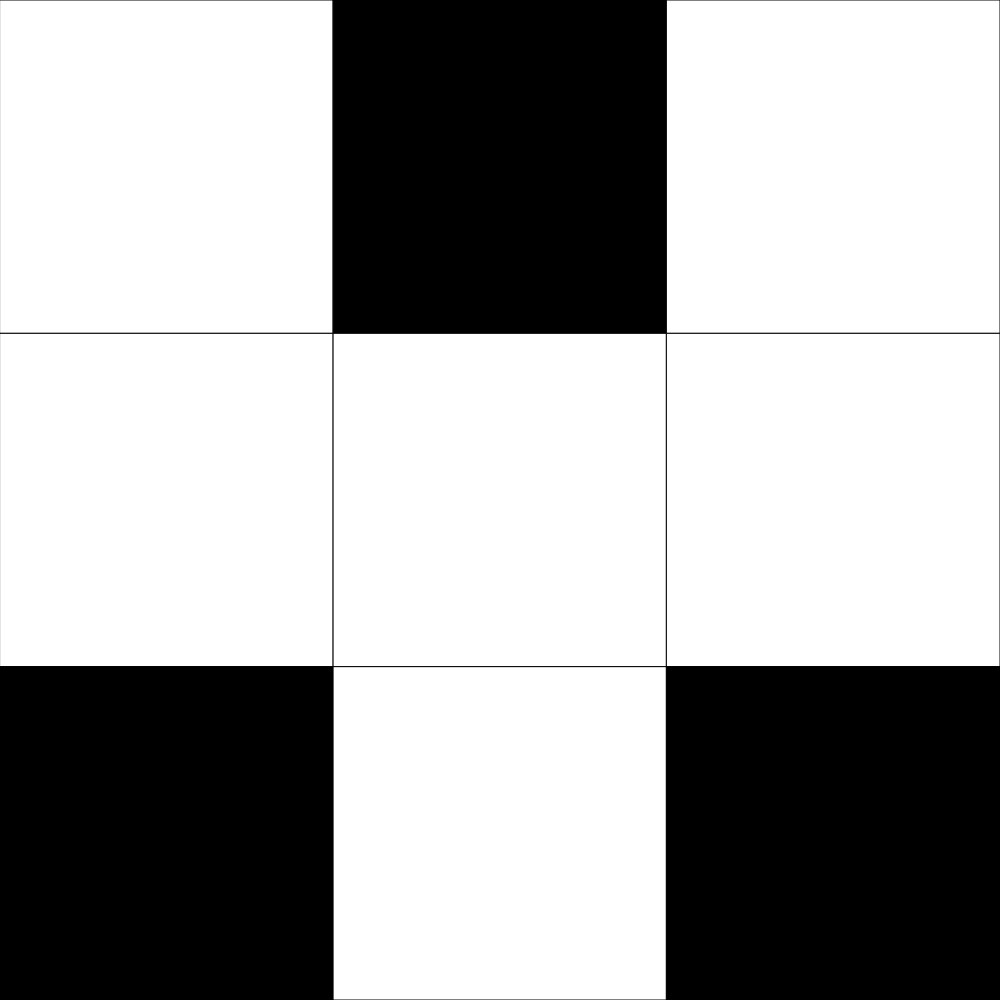
Frame 1 (no input)
Frame 60 (no input): identical to frame 1, image omitted
Frame 120 (the mouse pressed at the canvas centre since frame 60): identical to frame 1, image omitted

The p5.js sketch that drew this single still picture (run headless with seeded random() and noise() and a simulated clock; from frame 60 on, the mouse is pressed at the canvas centre):

// p5.js sketch
// ── sketch.js
// Second Version of PlaceEnemies()
// Jienan Chen
// April 10, 2019
//
// Extra for Experts:
// - describe what you did to take this project "above and beyond"


let gridSize = 3;
let grid;
let cellSize;
let autoPlay;

function setup() {
  if (windowWidth > windowHeight) {
    createCanvas(windowHeight, windowHeight);
  }
  else {
    createCanvas(windowWidth, windowWidth);
  }
  
  grid = createRandom2DArray(gridSize, gridSize);
  cellSize = width/gridSize;
}

function draw() {
  background(255);
  displayGrid();
}

function displayGrid() {
  for (let y = 0; y < gridSize; y++) {
    for (let x = 0; x < gridSize; x++) {      
      
      if (grid[y][x] === 0) {
        fill(255);
      }
      else{
        fill(0);
      }
      rect(x*cellSize, y*cellSize, cellSize, cellSize);
    }
  }
}



function createRandom2DArray(cols, rows) {
  let emptyArray = [];
  let options = [[1,0,0],[0,1,0], [0,0,1]];
  let choice = random(options);
  let choice2 = random(options);
  let choice3 = random(options);
  for (let i = 0; i < rows; i++) {
    emptyArray.push([]);
    for (let j = 0; j < cols ; j++) {
      emptyArray[i].push(choice[i]);
      emptyArray[i].push(choice2[i]);
      emptyArray[i].push(choice3[i]);
    }
  }
  return emptyArray;
}
